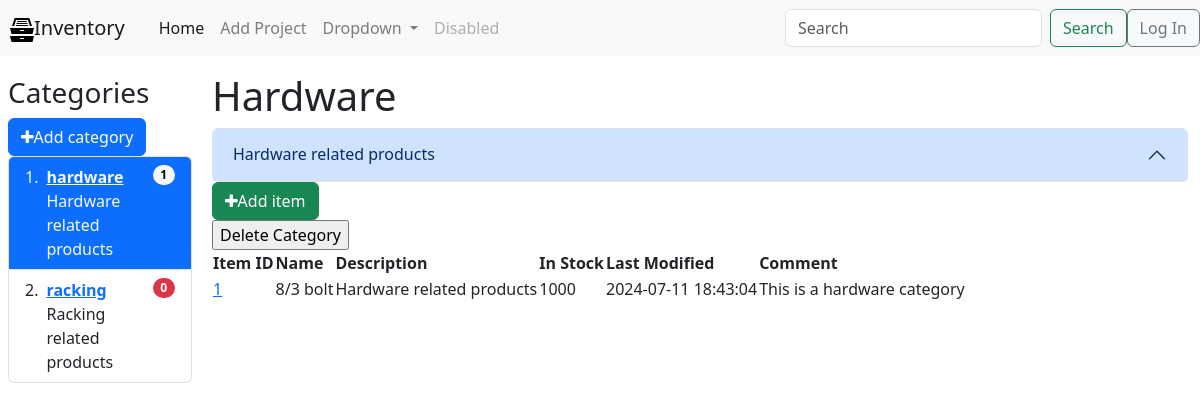
Page /category/1/ on the committed database.
### tables this page shows
CREATE TABLE categories (
  id INTEGER PRIMARY KEY AUTOINCREMENT,
  name VARCHAR(255),
  description TEXT NOT NULL DEFAULT '',
  comment TEXT DEFAULT NULL,
  datetime_added TIMESTAMP DEFAULT CURRENT_TIMESTAMP,
  last_modified TIMESTAMP DEFAULT CURRENT_TIMESTAMP
);

CREATE TABLE products (
  id INTEGER PRIMARY KEY AUTOINCREMENT,
  id_category INTEGER NOT NULL DEFAULT 0,
  name VARCHAR(255),
  description TEXT NOT NULL DEFAULT '',
  instock INTEGER NOT NULL DEFAULT 0,
  comment TEXT NOT NULL DEFAULT '',
  visible INT(1) NOT NULL,
  datetime_added TIMESTAMP DEFAULT CURRENT_TIMESTAMP,
  last_modified TIMESTAMP DEFAULT CURRENT_TIMESTAMP
);

### main.py (the view)
@app.route('/category/<int:id>/', methods=('GET', 'POST'))
def category(id):
    conn = get_db_connection()
    cur = conn.cursor()
    cur.execute("SELECT * FROM products WHERE id_category = ?", (id, ))
    products = cur.fetchall()
    conn.close()
    category_info = get_category(id)
    return render_template('category.html',
                           title=category_info['name'],
                           products=products,
                           category_info=category_info,
                           categories=get_categories_ls())

### main.py (called while the page is built)
def get_db_connection():
    conn = sqlite3.connect('database.db')
    conn.row_factory = sqlite3.Row
    return conn

def get_categories_ls():
    conn = get_db_connection()
    cur = conn.cursor()
    cur.execute(
        "SELECT c.id AS id, c.name AS name, c.description AS description, c.comment AS comment, COUNT(p.id) AS products_count FROM categories c LEFT JOIN products p ON c.id = p.id_category GROUP BY c.id, c.name"
    )
    categories = cur.fetchall()
    conn.close()
    return categories

def get_category(id):
    conn = get_db_connection()
    cur = conn.cursor()
    cur.execute("SELECT * FROM categories WHERE id = ?", (id, ))
    category = cur.fetchone()
    conn.close()
    return category

### templates/category.html (shortened to what this page needs)
{% extends 'base.html' %}
{% block content %}
    <h1 style="text-transform: capitalize">{{ title }}</h1>
    <div class="accordion" id="accordionExample">
      <div class="accordion-item">
        <h2 class="accordion-header">
          <button class="accordion-button" type="button" data-bs-toggle="collapse" data-bs-target="#collapseOne" aria-expanded="false" aria-controls="collapseOne">
            {{ category_info['description'] }}
          </button>
        </h2>
      </div>
    </div>
    <div id="toolbar">
      <a href="/addproduct/"><button type="button" class="btn btn-success"><i class="fa fa-plus"></i>Add item</button></a>
      <form action="{{ url_for('deleteCategory', id=category_info['id']) }}" method="POST">
          <input type="submit" value="Delete Category"
                  onclick="return confirm('this will delete recursively all the items in this category')">
      </form>
    </div>
    <table
      id="main_table"
       data-toggle="table">
      <thead>
        <tr>
          <th>Item ID</th>
          <th>Name</th>
            <th>Description</th>
            <th>In Stock</th>
            <th>Last Modified</th>
            <th>Comment</th>
        </tr>
      </thead>
      <tbody>
          {% for product in products %}
        <tr>
          <td><a href="{{ url_for('displayInfo', id=product['id']) }}">{{ product['id'] }}</a></td>
            <td>{{ product['name'] }}</td>
            <td>{{ product['description'] }}</td>
            <td>{{ product['instock'] }}</td>
            <td>{{ product['last_modified'] }}</td>
            <td>{{ product['comment'] }}</td>
        </tr>
          {% endfor %}
      </tbody>
    </table>
{% endblock %}

### templates/base.html (shortened to what this page needs)
<!DOCTYPE html>
<html lang="en">
  <head>
      <link rel="stylesheet" href="{{ url_for('static', filename='font-awesome/css/font-awesome.min.css') }}">
    <link rel="stylesheet" href="{{ url_for('static', filename='css/styles.css') }}">
    <link rel="stylesheet" href="https://cdn.jsdelivr.net/npm/bootstrap@4.5.3/dist/css/bootstrap.min.css">
    <link rel="stylesheet" href="https://cdn.jsdelivr.net/npm/bootstrap@5.3.3/dist/css/bootstrap.min.css">
    <link rel="stylesheet" href="https://cdn.jsdelivr.net/npm/bootstrap-icons@1.11.3/font/bootstrap-icons.css">
    <link rel="stylesheet" href="https://cdn.jsdelivr.net/npm/bootstrap-table@1.22.6/dist/bootstrap-table.min.css">
  </head>
  <body>
      <nav class="navbar navbar-expand-lg navbar-light bg-light">
        <a class="spacing navbar-brand" href="/">Inventory</a>
        <div class="collapse navbar-collapse" id="navbarSupportedContent">
          <ul class="navbar-nav mr-auto">
            <li class="nav-item active">
              <a class="nav-link" href="/">Home <span class="sr-only">(current)</span></a>
            </li>
            <li class="nav-item">
              <a class="nav-link" href="{{ url_for('addproject') }}">Add Project</a>
            </li>
            <li class="nav-item dropdown">
              <a class="nav-link dropdown-toggle" href="#" id="navbarDropdown" role="button" data-toggle="dropdown" aria-haspopup="true" aria-expanded="false">
                Dropdown
              </a>
            </li>
            <li class="nav-item">
              <a class="nav-link disabled" href="#" tabindex="-1" aria-disabled="true">Disabled</a>
            </li>
          </ul>
          <form class="form-inline my-2 my-lg-0">
            <input class="form-control mr-sm-2" type="search" placeholder="Search" aria-label="Search">
            <button class="btn btn-outline-success my-2 my-sm-0" type="submit">Search</button>
          </form>
          <a href="{{ url_for('login') }}">
          <button type="button" class="btn btn-outline-secondary">Log In</button></a>
        </div>
      </nav>
    <div class="container-fluid">
    <div class="row flex-nowrap">
      <div class="col-auto col-md-3 col-xl-2 px-sm-2 px-0">
        <h3 style="padding-top: 20px;">Categories</h3>
        <div id="toolbar">
          <a href="/addcategory/"><button type="button" class="btn btn-primary"><i class="fa fa-plus"></i>Add category</button></a>
        </div>
        <ol class="list-group list-group-numbered">
          {% for category in categories %}
          {% if title==category['name'] %}
          <li class="list-group-item d-flex justify-content-between align-items-start bg-primary text-light">
          {% else %}
            <li class="list-group-item d-flex justify-content-between align-items-start">
              {% endif %}
            <div class="ms-2 me-auto">
              <div class="fw-bold">
                {% if title==category['name'] %}
                <a class="link-light" href="{{ url_for('category', id=category['id']) }}">{{ category['name']}}</a>
                {% else %}
                <a href="{{ url_for('category', id=category['id']) }}">{{ category['name']}}</a>
                {% endif %}
              </div>
              {{category['description']}}
            </div>
              {% if title==category['name'] %}
              <span class="badge text-bg-light rounded-pill">{{category['products_count']}}</span>
              {% else %}
              {% if category['products_count'] == 0 %}
              <span class="badge text-bg-danger rounded-pill">{{category['products_count']}}</span>
              {% else %}
              <span class="badge text-bg-primary rounded-pill">{{category['products_count']}}</span>
              {% endif %}
              {% endif %}
          </li>
          {% endfor %}
        </ol>
      </div>
      <div class="col py-3 content">
          {% block content %} {% endblock %}
      </div>
    </div>
      </div>
  </body>
</html>

### static/css/styles.css (style rules this page uses)
.spacing { padding-left: 10px; padding-right: 10px; }

### rows in the picture
categories: name "hardware", description "Hardware related products", products_count "1", name "Hardware"
categories: name "racking", description "Racking related products", products_count "0"
products: id "1", name "8/3 bolt", description "Hardware related products", instock "1000", last_modified "2024-07-11 18:43:04", comment "This is a hardware category"
